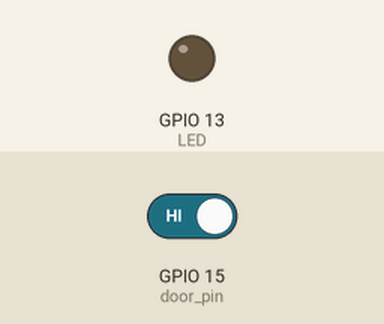
Bench run of a sketch on a simulated ESP8266 (NodeMCU). On the bench: output pins drawn as LEDs (lit = HIGH). The inputs (shaded band) are chosen by the test bench; at power-on: GPIO 15 (door_pin) HIGH. WiFi joins after 1.5 s; servers stay silent unless stated; no MQTT or app messages arrive unless stated; what the sketch prints to the serial monitor is not drawn.

Above: at 2.7 s.
2.8 s: GPIO 15 (door_pin) driven LOW
At 3.2 s:
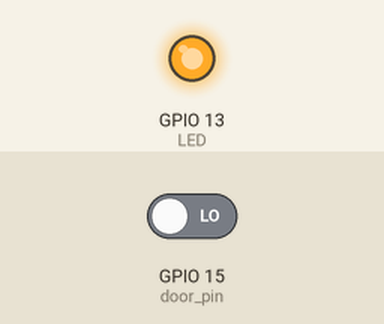
4.3 s: GPIO 15 (door_pin) driven HIGH
At 5.6 s:
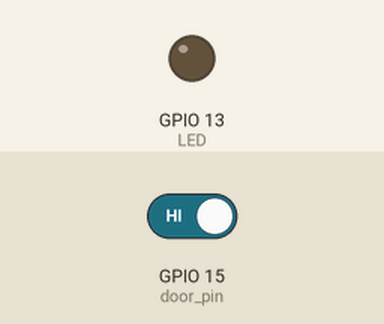
Timing chart, 0 to 7.3 s (numbered marks = the images above; inputs shaded):
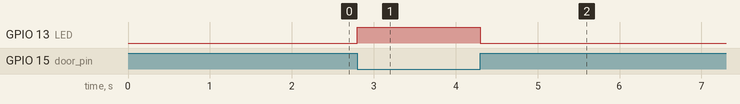

Measured:
- after the input at 2.8 s, GPIO 13 (LED): LOW → HIGH at once
- after the input at 4.3 s, GPIO 13 (LED): HIGH → LOW at once

The sketch:

NodeDoorSwitch.ino
```cpp
/*
 * Simple MQTT Publisher for the NodeMCU
 */
#include <PubSubClient.h>
# include <ESP8266WiFi.h>

const char* ssid = "Cybertron";
const char* password = "Bu22K!ll";

const char* broker = "192.168.0.106";

const int door_pin = 15;

const int LED = 13;

WiFiClient espClient;
PubSubClient client(espClient);
char msg[50];

void setup_wifi()
{
  delay(10);
  // We start by connecting to a WiFi network
  Serial.println();
  Serial.print("Connecting to ");
  Serial.println(ssid);

  WiFi.begin(ssid, password);

  while (WiFi.status() != WL_CONNECTED) {
    delay(500);
    Serial.print(".");
  }

  Serial.println("");
  Serial.println("WiFi connected");
  Serial.println("IP address: ");
  Serial.println(WiFi.localIP());
}

void reconnect() {
  // Loop until we're reconnected
  while (!client.connected()) {
    Serial.print("Attempting MQTT connection...");
    // Attempt to connect
    if (client.connect("ESP8266Client")) {
      Serial.println("connected");
      // Once connected, publish an announcement...
      client.publish("Hello/", "hello world");
      // ... and resubscribe
    } else {
      Serial.print("failed, rc=");
      Serial.print(client.state());
      Serial.println(" try again in 5 seconds");
      // Wait 5 seconds before retrying
      delay(5000);
    }
  }
}

void setup()
{
  Serial.begin(115200);
  pinMode(door_pin, INPUT);
  pinMode(LED, OUTPUT);
  setup_wifi();
  client.setServer(broker, 1883);
}


void loop()
{
  if(!client.connected())
  {
    reconnect();
  }

  client.loop();

  if(digitalRead(door_pin)==LOW)
  {
    digitalWrite(LED, HIGH);
    snprintf (msg, 75, "Door Alarm");
    Serial.print("Publish message: ");
    Serial.println(msg);
    client.publish("Hello/", msg);
  }

  else
  {
    digitalWrite(LED, LOW);
  }
}
```
